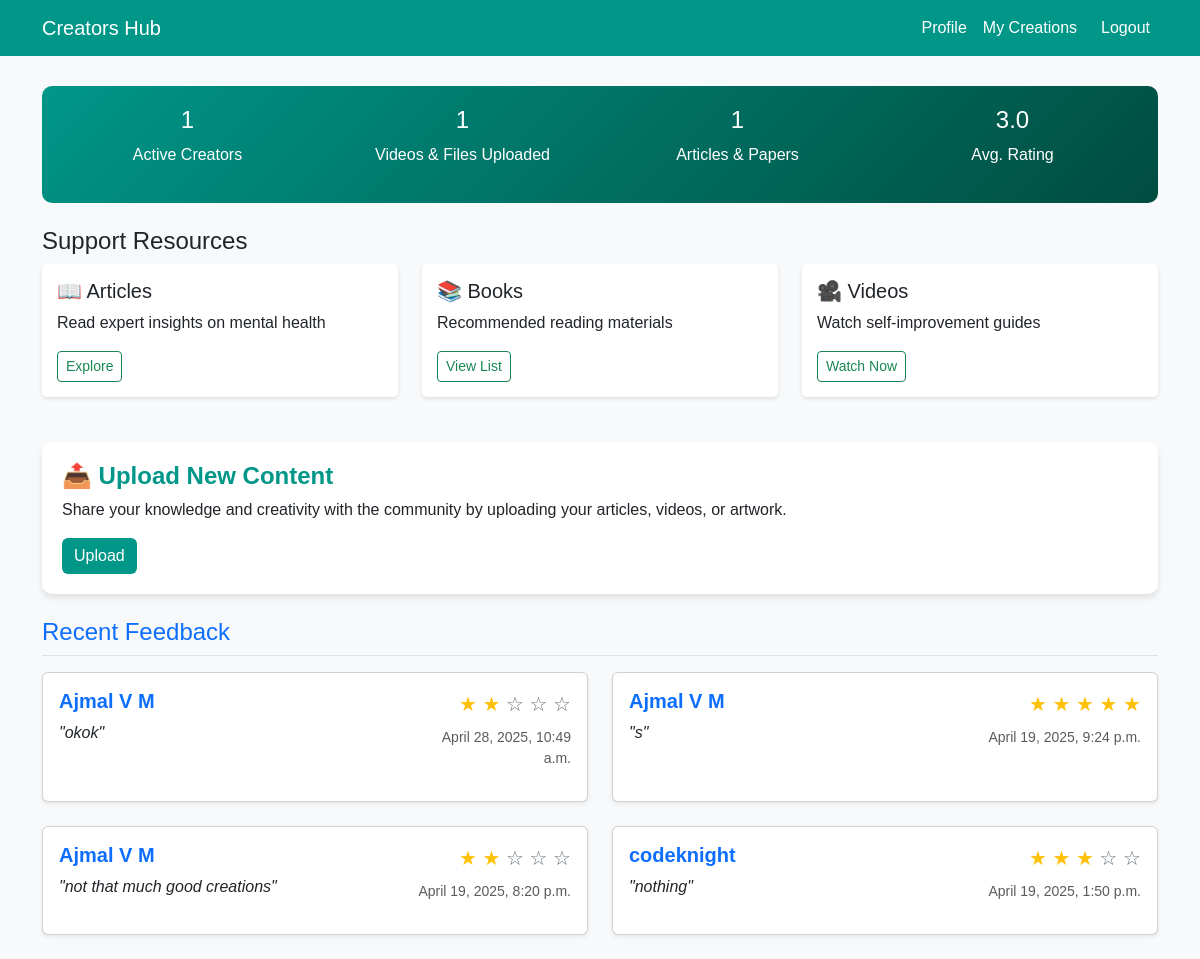
/creators/ (signed in), run on the app's committed database.
### com/models.py (models this page shows, shortened)
class Feedback(models.Model):
    description=models.TextField(max_length=50)
    rating=models.IntegerField()
    usser=models.ForeignKey(Reg,on_delete=models.CASCADE,null=True,blank=True)
    choice=models.CharField(max_length=50,null=True,blank=True)
    created_at= models.DateTimeField(auto_now=True)

class Reg(models.Model):
    name=models.CharField(max_length=30)
    email=models.EmailField(max_length=50,unique=True)
    passw=models.CharField(max_length=50)
    contact=models.CharField(max_length=10)
    age=models.CharField(max_length=5)
    location=models.CharField(max_length=50,default='India')
    image = models.ImageField(upload_to='images/', null=True, blank=True)
    genderchoice=(
        ('male','MALE'),
        ('female','FEMALE'),
        ('others','OTHERS')
    )
    gender=models.CharField(max_length=10,choices=genderchoice,null=True,blank=True)
    bloodgroupchoice=(
        ('A+','A+'),
        ('A-','A-'),
        ('B+','B+'),
        ('B-','B-'),
        ('AB+','AB+'),
        ('AB-','AB-'),
        ('O+','O+'),
        ('O-','O-'),
    )
    bloodgroup=models.CharField(max_length=5,choices=bloodgroupchoice,null=True,blank=True)

### com/views.py (the view)
# urls.py: path('creators/', views.creators, name='creators'),
def creators(request):
    if 'email' not in request.session:
        return redirect('modlogin')
    active_creators = Mod.objects.filter(
        category='creators and sharers',
        approval_status=True
    ).count()
    video_file_count = CreativeContent.objects.filter(
        content_type__in=['video', 'file', 'other']
    ).count()
    text_based_count = CreativeContent.objects.filter(
        content_type__in=['thought', 'research', 'article']
    ).count()
    feedback = Feedback.objects.filter(choice='creators and sharers').order_by('-created_at')[:5]
    average_rating = Feedback.objects.filter(choice='creators and sharers').aggregate(Avg('rating'))['rating__avg']
    average_rating = round(average_rating, 1) if average_rating is not None else "N/A"
    return render(request, 'creators.html', {
        'active_creators': active_creators,
        'video_file_count': video_file_count,
        'text_based_count': text_based_count,
        'feedback': feedback,
        'feedbackc': average_rating
    })

### com/templates/creators.html (shortened to what this page needs)
{% load static %}
<!DOCTYPE html>
<html lang="en">
<head>
    <link rel="stylesheet" href="https://cdn.jsdelivr.net/npm/bootstrap@5.3.0/dist/css/bootstrap.min.css">
</head>
<body>
    <nav class="navbar navbar-expand-lg">
        <div class="container">
          <a class="navbar-brand" href="#">Creators Hub</a>
          <div class="collapse navbar-collapse" id="navbarSupportedContent">
            <ul class="navbar-nav ms-auto">
              <li class="nav-item">
                <a class="nav-link" href="/modprofile/">Profile</a>
              </li>
              <li class="nav-item">
                <a class="nav-link" href="/creator_view/">My Creations</a>
              </li>
              <li class="nav-item">
                <a class="nav-link btn btn-danger text-white ms-2" href="/logout/">Logout</a>
              </li>
            </ul>
          </div>
        </div>
      </nav>
    <div class="container dashboard-container">
        <div class="quick-stats text-center">
            <div class="row">
                <div class="col-md-3">
                    <h4>{{ active_creators }}</h4>
                    <p>Active Creators</p>
                </div>
                <div class="col-md-3">
                    <h4>{{ video_file_count }}</h4>
                    <p>Videos & Files Uploaded</p>
                </div>
                <div class="col-md-3">
                    <h4>{{ text_based_count }}</h4>
                    <p>Articles & Papers</p>
                </div>
                <div class="col-md-3">
                    <h4>{{ feedbackc|floatformat:1 }}</h4>
                    <p>Avg. Rating</p>
                </div>
            </div>
        </div>
        <h4 class="mt-4">Support Resources</h4>
        <div class="row">
            <div class="col-md-4">
                <div class="resource-item">
                    <h5>📖 Articles</h5>
                    <p>Read expert insights on mental health</p>
                    <a href="/article/" class="btn btn-sm btn-outline-success">Explore</a>
                </div>
            </div>
            <div class="col-md-4">
                <div class="resource-item">
                    <h5>📚 Books</h5>
                    <p>Recommended reading materials</p>
                    <a href="/book/" class="btn btn-sm btn-outline-success">View List</a>
                </div>
            </div>
            <div class="col-md-4">
                <div class="resource-item">
                    <h5>🎥 Videos</h5>
                    <p>Watch self-improvement guides</p>
                    <a href="/video/" class="btn btn-sm btn-outline-success">Watch Now</a>
                </div>
            </div>
        </div>
        <div class="upload-section">
            <h4>📤 Upload New Content</h4>
            <p>Share your knowledge and creativity with the community by uploading your articles, videos, or artwork.</p>
            <form action="{% url 'post_creative_content' %}" method="POST" enctype="multipart/form-data">
                <button type="submit" class="btn btn-primary">Upload</button>
            </form>
        </div>
<h4 class="mt-4 mb-3 text-primary border-bottom pb-2">Recent Feedback</h4>
<div class="row">
    {% if feedback %}
        {% for feed in feedback %}
            <div class="col-md-6 mb-4">
                <div class="card shadow-sm h-100 p-3">
                    <div class="row align-items-start">
                        <div class="col-8">
                            <h5 class="text-primary fw-bold fs-5 mb-2">{{ feed.usser.name }}</h5>
                            <p class="text-dark fst-italic fs-6">"{{ feed.description }}"</p>
                        </div>
                        <div class="col-4 text-end">
                            <div class="mb-2 fs-5">
                                {% for i in "12345" %}
                                    {% if forloop.counter <= feed.rating %}
                                        <span class="text-warning">&#9733;</span>
                                    {% else %}
                                        <span class="text-secondary">&#9734;</span>
                                    {% endif %}
                                {% endfor %}
                            </div>
                            <p class="text-muted small">{{ feed.created_at }}</p>
                        </div>
                    </div>
                </div>
            </div>
        {% endfor %}
    {% else %}
        <div class="col-12 text-center">
            <strong class="text-muted">No ratings yet</strong>
        </div>
    {% endif %}
</div>
    </div>
</body>
</html>

### com/templates/creators.html (style rules this page uses)
body { background-color: #f8f9fa; font-family: 'Arial', sans-serif; }
.navbar { background-color: #009688; }
.navbar-brand, .nav-link { color: white !important; }
.dashboard-container { margin-top: 30px; }
.quick-stats { background: linear-gradient(135deg, #009688, #004d40); color: white; padding: 20px; border-radius: 10px; }
.resource-item, .session-card { padding: 15px; background-color: white; border-radius: 5px; box-shadow: 0 2px 4px rgba(0,0,0,0.1); margin-bottom: 15px; transition: all 0.3s ease; }
.upload-section { background: white; padding: 20px; border-radius: 10px; box-shadow: 0 4px 6px rgba(0,0,0,0.1); margin-top: 30px; }
.upload-section h4 { color: #009688; font-weight: bold; }
.upload-section .btn-primary { background-color: #009688; border: none; }

### data on the page
Feedback: usser.name "Ajmal V M", description "okok", rating 2 (drawn), created_at "April 28, 2025, 10:49 a.m."
Feedback: usser.name "Ajmal V M", description "s", rating 5 (drawn), created_at "April 19, 2025, 9:24 p.m."
Feedback: usser.name "Ajmal V M", description "not that much good creations", rating 2 (drawn), created_at "April 19, 2025, 8:20 p.m."
Feedback: usser.name "codeknight", description "nothing", rating 3 (drawn), created_at "April 19, 2025, 1:50 p.m."

### other printed values
{{ active_creators }} "1"
{{ video_file_count }} "1"
{{ text_based_count }} "1"
{{ feedbackc|floatformat:1 }} "3.0"
